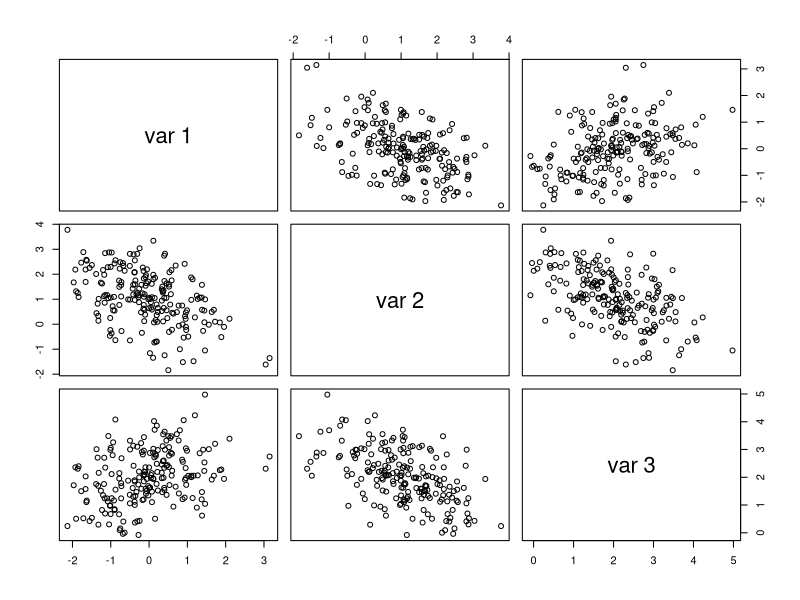

Write the R code that produced this figure.
rmvn_Chol <- function(n,mu,sigma){
  d <- length(mu)
  CT <- chol(sigma)
  Z <- matrix(rnorm(n*d),n,d)
  X <- Z%*%CT + matrix(mu,n,d,byrow=T)
  return(X)
}
sigma <- matrix(c(1, -0.5, 0.5, -0.5, 1, -0.5, 0.5, -0.5, 1), 3, 3)
mu <- c(0, 1, 2)
x <- rmvn_Chol(200, mu, sigma)
colMeans(x)
cor(x)
pairs(x)